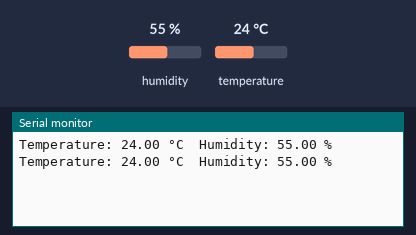
Bench run of a sketch on a simulated Arduino Uno, built with avr-gcc and run on an emulated ATmega328P. Shown: the last lines printed to the serial monitor. Inputs (shaded band) come from the test bench; at power-on: humidity 55 %, temperature 24 °C.

Above: at 2.8 s.
2.9 s: humidity set to 22 %
At 5.3 s:
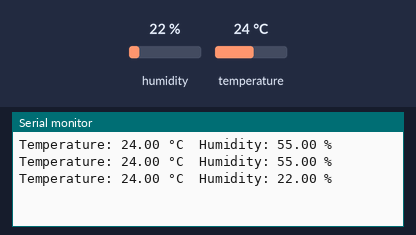
5.6 s: temperature set to 12 °C
At 6.7 s:
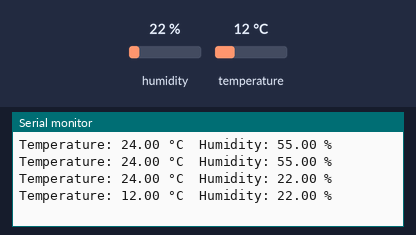
8.3 s: humidity set to 40 %
At 11.5 s:
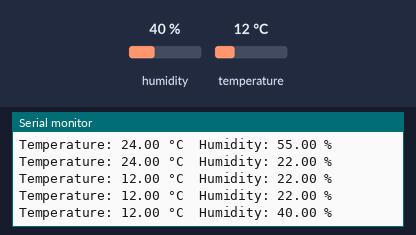
Timing chart, 0 to 13.0 s (numbered marks = the images above; inputs shaded):
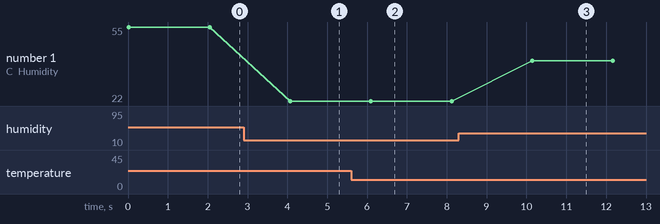

The sketch:

dht11.ino
```cpp
#include <DHT.h>

#define DHTPIN 2         // Pin connected to the DHT11 sensor
#define DHTTYPE DHT11    // DHT sensor type

DHT dht(DHTPIN, DHTTYPE); // Initialize the DHT object

void setup() {
  Serial.begin(9600);
  dht.begin();
}

void loop() {
  // Read temperature and humidity from the DHT11 sensor
  float humidity = dht.readHumidity();
  float temperature = dht.readTemperature();

  // Check if any reading has failed
  if (isnan(humidity) || isnan(temperature)) {
    Serial.println("Failed to read from DHT sensor!");
    return;
  }

  // Print temperature and humidity to the serial monitor
  Serial.print("Temperature: ");
  Serial.print(temperature);
  Serial.print(" °C\t");
  Serial.print("Humidity: ");
  Serial.print(humidity);
  Serial.println(" %");

  delay(2000); // Delay between readings
}
```

Measured:
- after the input at 2.9 s, the serial monitor: prints a new line after 1.2 s (image 1)
- after the input at 5.6 s, the serial monitor: prints a new line after 0.50 s (image 2)
- after the input at 8.3 s, the serial monitor: prints a new line after 1.8 s (image 3)
- plotted number 1: 55 → 22 after the input at 2.9 s, 22 → 40 after the input at 8.3 s
